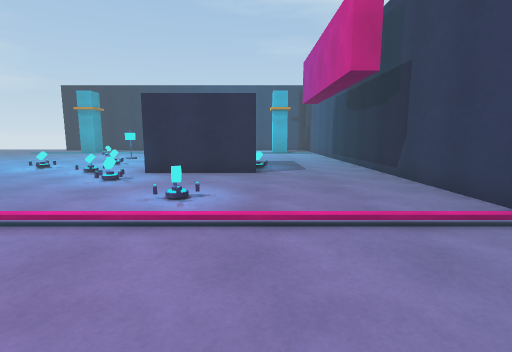
View 1 (above)

16 first-person views from a walk through a scene from a Unity 3-D project. The camera is 1.3 m above the floor, tilts 8° down and sees 85° across. The floor is counted in squares, 1 m on a side. Each view is taken from the middle of a square. On the plan, view 1 faces up. The plan holds only what a view shows up to about 13 squares ahead; the rest is blank. The place goes on beyond the plan.

View 2
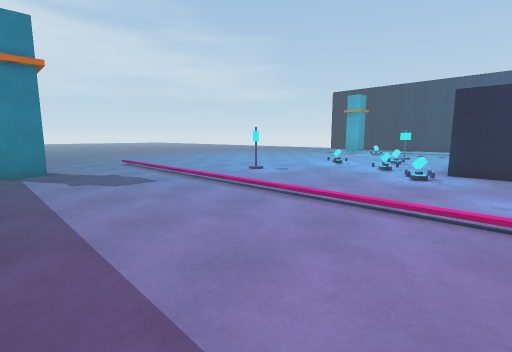

View 3
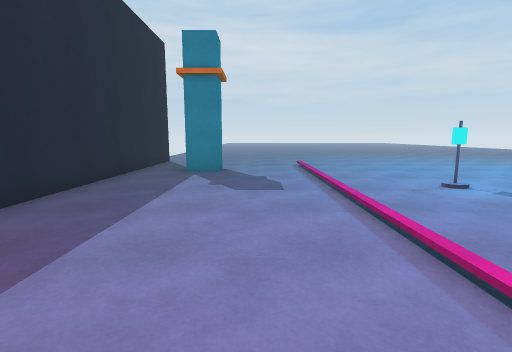

View 4
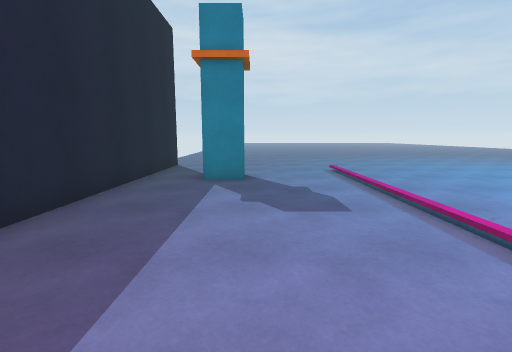

View 5
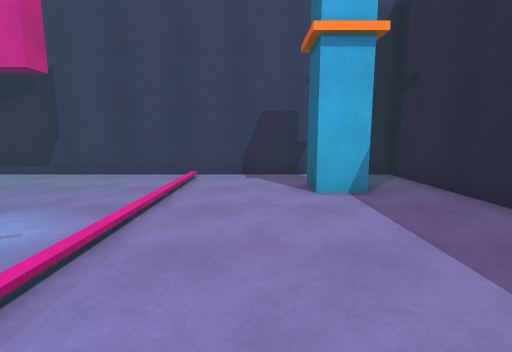

View 6
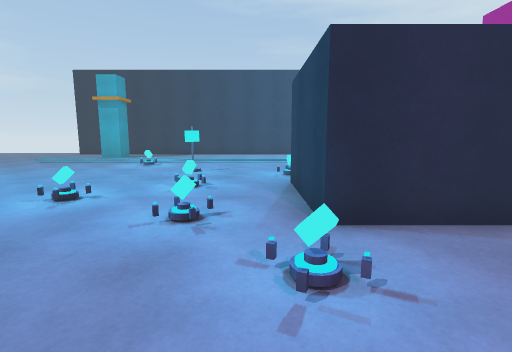

View 7
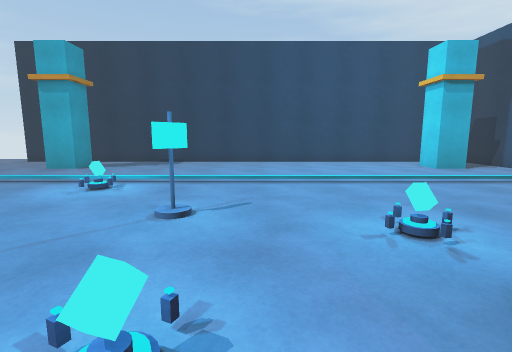

View 8
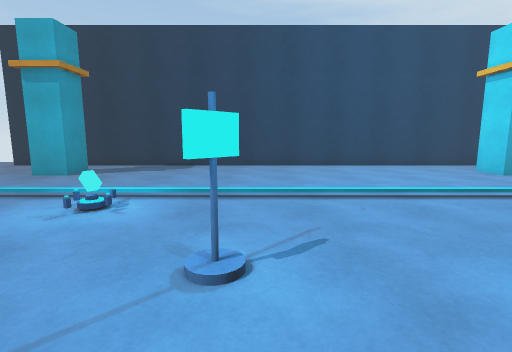

View 9
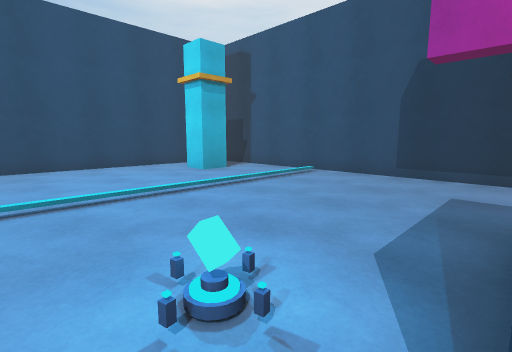

View 10
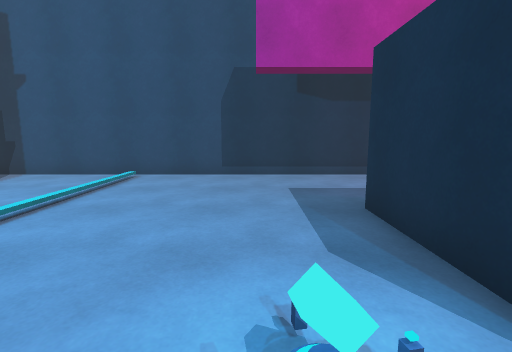

View 11
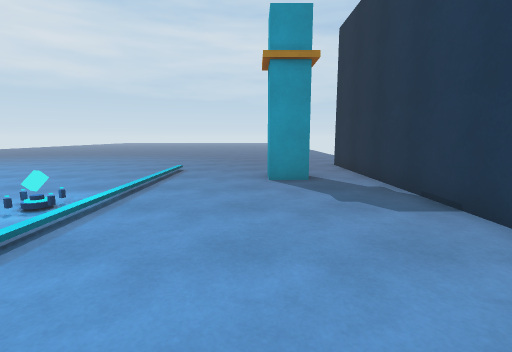

View 12
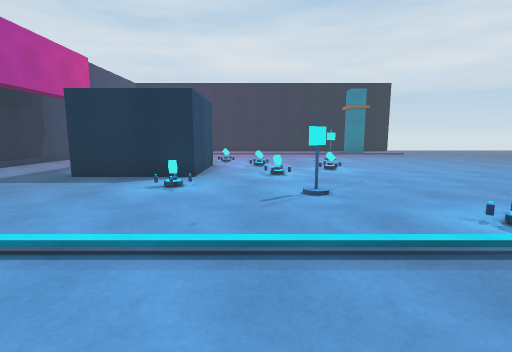

View 13
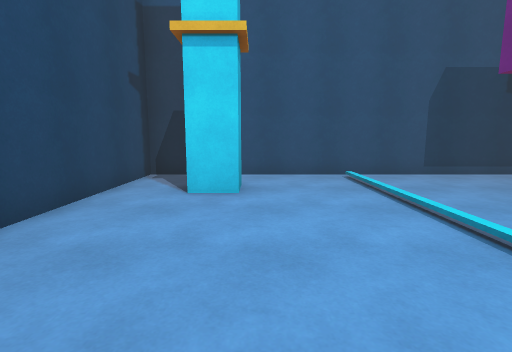

View 14
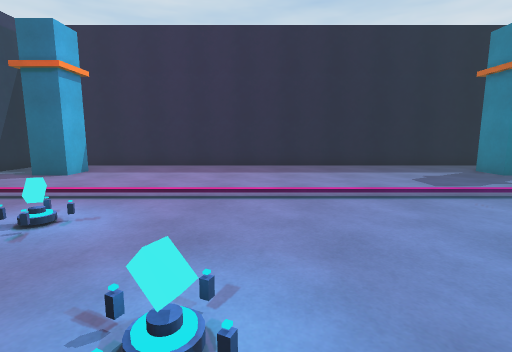

View 15
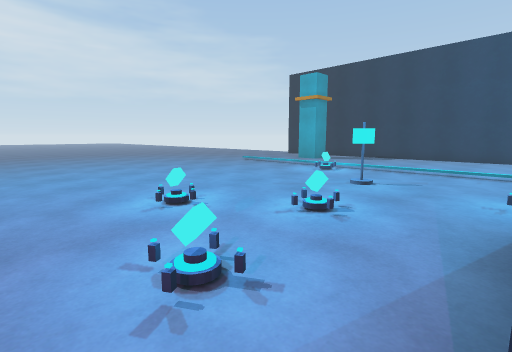

View 16
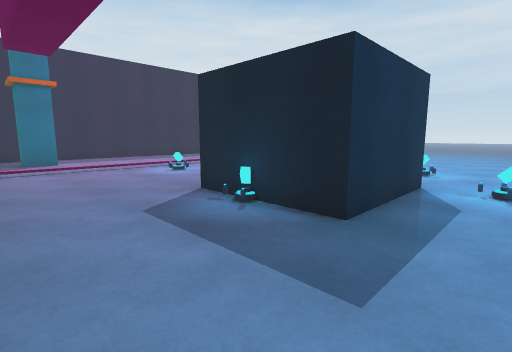

### Floor plan
Key: @ floor where view 1 was taken; # wall or solid block; . floor; / step, stairs or slope; O other object.
Columns run from 17 left of view 1 to 5 right of it. Each row starts with its distance up from view 1.
 27 #######################
 26 ......................#
 25 ......................#
 24 ...#...............#..#
 23 ......................#
 22 ......................#
 21 ......................#
 20 ./////////////////////#
 19 .......O..............#
 18 ..........O...........#
 17 ..........O...........#
 16 .............O........#
 15 ......................#
 14 .............#####....#
 13 ..........O..#   #....#
 12 ........O....#   O....#
 11 .............#   #....#
 10 .............#####....#
  9 ......................#
  8 .......O.....O........#
  7 .......O..............#
  6 ......................#
  5 ......................#
  4 ./////////////////////#
  3 ......................#
  2 ......................#
  1 ......................#
  0    #.............@.#..#
 -1 ......................#
 -2 ......................#
 -3 #######################

Where each view was taken, in squares from view 1:
view 1: 0 up, 0 right, facing up
view 2: 1 down, 2 left, facing up-left
view 3: 2 up, 3 left, facing left
view 4: 1 up, 5 left, facing left
view 5: 2 up, 5 left, facing right
view 6: 6 up, 5 left, facing up
view 7: 12 up, 6 left, facing up
view 8: 14 up, 7 left, facing up
view 9: 14 up, 5 left, facing up-right
view 10: 16 up, 5 left, facing right
view 11: 23 up, 5 left, facing left
view 12: 23 up, 6 left, facing down
view 13: 23 up, 5 left, facing right
view 14: 10 up, 5 left, facing down
view 15: 9 up, 4 left, facing up-left
view 16: 16 up, 4 right, facing down-left
